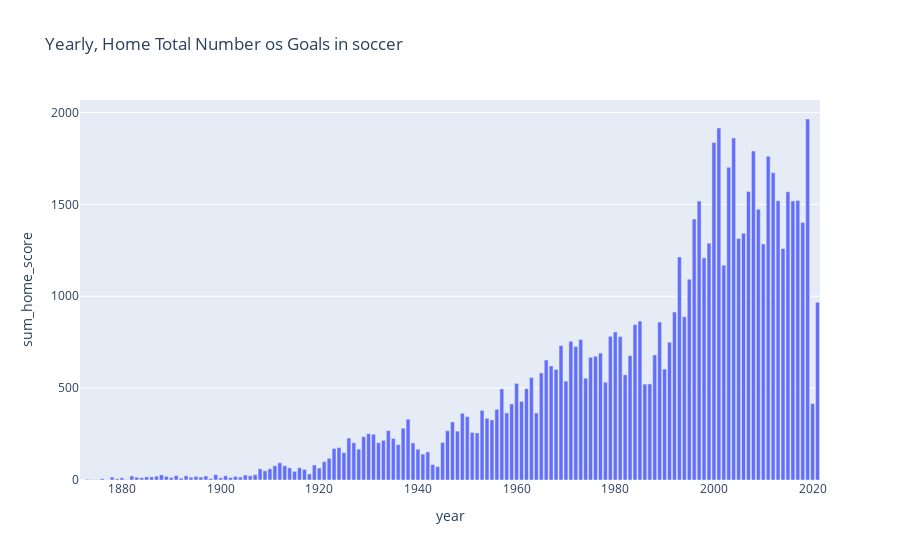

The cell this chart's notebook holds for it:
### Code cell
fig = px.bar(df_aux, x='year', y='sum_home_score', title="Yearly, Home Total Number os Goals in soccer")
fig.show()

### Figure 1 — Plotly figure (JSON) as saved in the notebook; plotly's stock layout.template omitted (floating-point values rounded to 4 significant figures; data arrays with more than 128 entries replaced by an {"elided": "..."} marker saying what was removed)
{"data": [{"alignmentgroup": "True", "hovertemplate": "year=%{x}<br>sum_home_score=%{y}<extra></extra>", "legendgroup": "", "marker": {"color": "#636efa", "pattern": {"shape": ""}}, "name": "", "offsetgroup": "", "orientation": "v", "showlegend": false, "textposition": "auto", "type": "bar", "x": {"elided": "150 int values"}, "xaxis": "x", "y": {"elided": "150 int values"}, "yaxis": "y"}], "layout": {"barmode": "relative", "legend": {"tracegroupgap": 0}, "title": {"text": "Yearly, Home Total Number os Goals in soccer"}, "xaxis": {"anchor": "y", "domain": [0, 1], "title": {"text": "year"}}, "yaxis": {"anchor": "x", "domain": [0, 1], "title": {"text": "sum_home_score"}}}}
